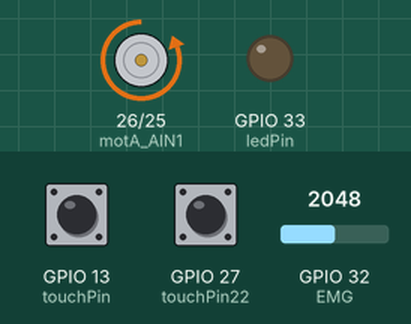
Recording of a sketch running on a simulated ESP32. Shown: motor-driver pin pairs drawn as motors (green arrow = first pin HIGH = forward, orange = second pin HIGH = backward, longer = more drive), output pins drawn as LEDs (lit = HIGH). Dashed ring = blinking. Inputs (shaded band) come from the test bench; at power-on: GPIO 13 (touchPin) HIGH, GPIO 27 (touchPin22) HIGH, GPIO 32 (EMG) = 2048. What the sketch prints to the serial monitor is not drawn.

Above: at 1.3 s.
1.4 s: GPIO 13 (touchPin) pulled LOW for 1 s
At 2.1 s:
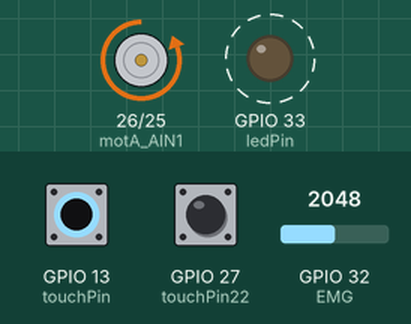
4.4 s: GPIO 27 (touchPin22) pulled LOW for 3.2 s
At 8.2 s:
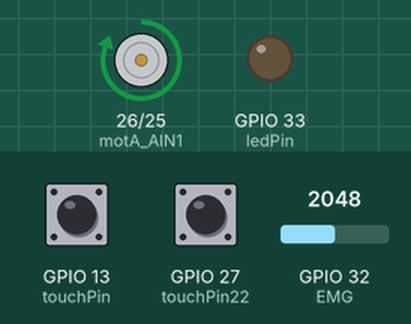
9.1 s: GPIO 13 (touchPin) pulled LOW for 3.2 s
At 9.8 s:
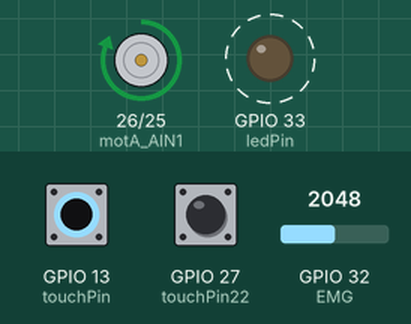
13.8 s: GPIO 32 (EMG) set to 2199
15.3 s: GPIO 32 (EMG) set to 2285
At 16.5 s:
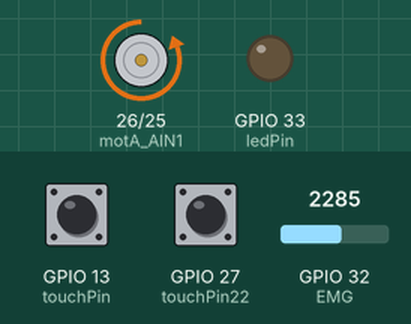
Timing chart, 0 to 17.9 s (numbered marks = the images above; inputs shaded):
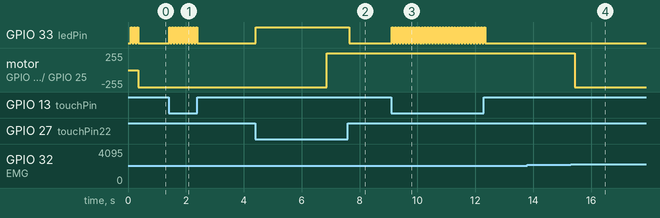

The sketch:

ALLTOGETH.ino
```cpp
// Setting up EMG Sensors
const int EMG = 32;
// set pin numbers
const int touchPin = 13;
const int touchPin22 =27;
const int ledPin = 33;
// change with your threshold value
const int thresholdL = 20;
//Average Code TOUCH PIN 1
const int numReadings = 5;
int readings[numReadings];      // the readings from the analog input
int readIndex = 0;              // the index of the current reading
int total = 0;                  // the running total
int average = 0;                // the average
//Average Code TOUCH PIN 2
const int T2Readings = 5;
int T2readings[T2Readings];      // the readings from the analog input
int T2readIndex = 0;              // the index of the current reading
int T2total = 0;                  // the running total
int T2average = 0;                // the average
//Average Code EMG PIN
const int EMGReadings = 50;
int Ereadings[EMGReadings];      // the readings from the analog input
int EreadIndex = 0;              // the index of the current reading
int Etotal = 0;                  // the running total
int Eaverage = 0;
//Average Code contract value
const int MVICEMGReadings = 50;
int MVICreadings[MVICEMGReadings];      // the readings from the analog input
int MVICreadIndex = 0;              // the index of the current reading
int MVICtotal = 0;                  // the running total
int MVICaverage = 0;

int MVICButton;
int MVICVal;
int MVICReading[50];
//Average Code Rest Value
const int RestEMGReadings = 50;
int Restreadings[RestEMGReadings];      // the readings from the analog input
int RestreadIndex = 0;              // the index of the current reading
int Resttotal = 0;                  // the running total
int Restaverage = 0;

int RestButton;
int RestVal;
int RestReading[50];

//Defining Actuator Controls
const byte motA_AIN1 = 26;   //Reverse MOTOR A connected to M+
const byte motA_AIN2 = 25;  //Forward MOTOR A connected to M-

//setting PWM properties
const int freq = 5000;
const int pwmchannel1 = 0;
const int pwmchannel2 = 2;
const int resolution = 8;
//int dutyCycle = 200;


//Setting up Fucntions
//TouchPin Functions
void TouchPin1F(){
  // read the state of the pushbutton value:
  //touchValue = touchRead(touchPin);
  // subtract the last reading:
  total = total - readings[readIndex];
  // read from the sensor:
  readings[readIndex] = touchRead(touchPin);
  // add the reading to the total:
  total = total + readings[readIndex];
  // advance to the next position in the array:
  readIndex = readIndex + 1;

  // if we're at the end of the array...
  if (readIndex >= numReadings) {
    // ...wrap around to the beginning:
    readIndex = 0;
  }
  // calculate the average:
  average = total / numReadings;
  // send it to the computer as ASCII digits
  delay(1);        // delay in between reads for stability
//Serial.print(average);
  // check if the touchValue is below the threshold
  // if it is, set ledPin to HIGH
  if(average < thresholdL){
    // turn LED on
    digitalWrite(ledPin, HIGH);
    delay(50);
    digitalWrite(ledPin, LOW);
    delay(50);
    digitalWrite(ledPin, HIGH);
    delay(50);
    digitalWrite(ledPin, LOW);
    delay(50);
    //Serial.println(" - LED FLASH");
  }
  else{
    // turn LED off
    digitalWrite(ledPin, LOW);
    //Serial.println(" - LED off");
  }
}

void TouchPin2F(){
  //SECOND TOUCH PIN
   T2total = T2total - T2readings[T2readIndex];
  // read from the sensor:
  T2readings[T2readIndex] = touchRead(touchPin22);
  // add the reading to the total:
  T2total = T2total + T2readings[T2readIndex];
  // advance to the next position in the array:
  T2readIndex = T2readIndex + 1;

  // if we're at the end of the array...
  if (T2readIndex >= T2Readings) {
    // ...wrap around to the beginning:
    T2readIndex = 0;
  }
  // calculate the average:
  T2average = T2total / T2Readings;
  // send it to the computer as ASCII digits
  delay(1);        // delay in between reads for stability
//Serial.print(T2average);
  // check if the touchValue is below the threshold
  // if it is, set ledPin to HIGH
  if(T2average < thresholdL){
    // turn LED on
    digitalWrite(ledPin, HIGH);
    delay(50);
    //Serial.println(" - 2NDLED FLASH");
  }
  else{
    // turn LED off
    digitalWrite(ledPin, LOW);
    //Serial.println(" - LED off");
  }
}

void MVICAVERAGEF(){

//Max Voluntary Isometric Contraction AVERAGE
//Calibration for MVIC Valu
if(average < thresholdL){
  MVICButton=1;
  MVICtotal = MVICtotal - MVICreadings[MVICreadIndex];
  // read from the sensor:
  MVICreadings[MVICreadIndex] = analogRead(EMG);
  // add the reading to the total:
  MVICtotal= MVICtotal + MVICreadings[MVICreadIndex];
  // advance to the next position in the array:
  MVICreadIndex = MVICreadIndex + 1;

  // if we're at the end of the array...
  if (MVICreadIndex >= MVICEMGReadings) {
    // ...wrap around to the beginning:
    MVICreadIndex = 0;
  }
  // calculate the average:
  MVICaverage = MVICtotal / MVICEMGReadings;
  // send it to the computer as ASCII digits
  delay(1);

}
  else{
    MVICButton=0; //if the button was not pressed, MVIC button is 0
  }
}

void RESTAVERAGEF(){
//REST VALUE AVERAGE
 if(T2average < thresholdL){
  RestButton=1;
 Resttotal = Resttotal - Restreadings[RestreadIndex];
  // read from the sensor:
  Restreadings[RestreadIndex] = analogRead(EMG);
  // add the reading to the total:
  Resttotal= Resttotal + Restreadings[RestreadIndex];
  // advance to the next position in the array:
  RestreadIndex = RestreadIndex + 1;

  // if we're at the end of the array...
  if (RestreadIndex >= RestEMGReadings) {
    // ...wrap around to the beginning:
    RestreadIndex = 0;
  }
  // calculate the average:
  Restaverage = Resttotal / RestEMGReadings;
  // send it to the computer as ASCII digits
  delay(1);

}
  else{
    RestButton=0; //if the button was not pressed, MVIC button is 0
  }
}

void EMGAVERAGEF(){
  //FINAL EMG AVERAGE
Etotal = Etotal - Ereadings[EreadIndex];
  // read from the sensor:
  Ereadings[EreadIndex] = analogRead(EMG);
  // add the reading to the total:
  Etotal= Etotal + Ereadings[EreadIndex];
  // advance to the next position in the array:
  EreadIndex = EreadIndex + 1;

  // if we're at the end of the array...
  if (EreadIndex >= EMGReadings) {
    // ...wrap around to the beginning:
    EreadIndex = 0;
  }
  // calculate the average:
  Eaverage = Etotal / EMGReadings;
  // send it to the computer as ASCII digits
  }
  void Closehand(){
 ledcWrite(2, 0);
    ledcWrite(0, 255);
  //ledcWrite(pwmchannel2, 255);
    //delay(15);
        Serial.println("Enable Extension");
  }
   void Openhand(){
 ledcWrite(2, 255);
    ledcWrite(0, 0);
  //ledcWrite(pwmchannel2, 255);
    //delay(15);
   Serial.println("Enable Flexion");
  }

void HandOperation(){
  if(Eaverage < (Restaverage*1.1)){
  Closehand();

}
  else{
    Openhand(); //if the button was not pressed, MVIC button is 0
  }
}


void setup(){
  Serial.begin(115200);
  delay(100); // give me time to bring up serial monitor
  // initialize the LED pin as an output:
  pinMode (ledPin, OUTPUT);
   for (int thisReading = 0; thisReading < numReadings; thisReading++) {
    readings[thisReading] = 0;
  }
  for (int thisT2Reading = 0; thisT2Reading < T2Readings; thisT2Reading++) {
    T2readings[thisT2Reading] = 0;
  }
  for (int thisEReading = 0; thisEReading < EMGReadings; thisEReading++) {
    Ereadings[thisEReading] = 0;
  }
  for (int thisMVICReading = 0; thisMVICReading < MVICEMGReadings; thisMVICReading++) {
    MVICreadings[thisMVICReading] = 0;
  }
    for (int thisRestReading = 0; thisRestReading < RestEMGReadings; thisRestReading++) {
    Restreadings[thisRestReading] = 0;
  }
  // attach the channel to the GPIO to be controlled
 ledcAttachPin(motA_AIN1, pwmchannel1);
 ledcAttachPin(motA_AIN2, pwmchannel2);

 // configure LED PWM functionalitites
 ledcSetup(pwmchannel1, freq, resolution);
  ledcSetup(pwmchannel2, freq, resolution);

}


void loop(){
 TouchPin1F();
TouchPin2F();
MVICAVERAGEF();
RESTAVERAGEF();
EMGAVERAGEF();
HandOperation();
delay(1);        // delay in between reads for stability
  Serial.print(Restaverage);  // To freeze the lower limit
Serial.print("          ");
Serial.print(MVICaverage);  // To freeze the upper limit
Serial.print("          ");
Eaverage = constrain(Eaverage, Restaverage, MVICaverage);
Serial.println(Eaverage);  // To send all three 'data' points to the plotter
   }
```

Measured:
- the behaviour switches between 2252 and 2253 on GPIO 32 (EMG) (found by bisection; images 3 and 4)
- after the input at 1.4 s, GPIO 33 (ledPin): alternates HIGH for 0.05 s and LOW for 0.05 s, 20 changes in all, then stays LOW, starting at once
- after the input at 4.4 s, GPIO 33 (ledPin): LOW → HIGH at once, → LOW 3.2 s later; motor on GPIO 26 (motA_AIN1) / GPIO 25 (motA_AIN2): backward 255/255 → forward 255/255 after 2.5 s
- after the input at 9.1 s, GPIO 33 (ledPin): alternates HIGH for 0.05 s and LOW for 0.05 s, 64 changes in all, then stays LOW, starting at once
- after the input at 15.3 s, motor on GPIO 26 (motA_AIN1) / GPIO 25 (motA_AIN2): forward 255/255 → backward 255/255 after 0.14 s
- by itself, GPIO 33 (ledPin): alternates HIGH for 0.05 s and LOW for 0.05 s, 6 changes in all, then stays LOW
